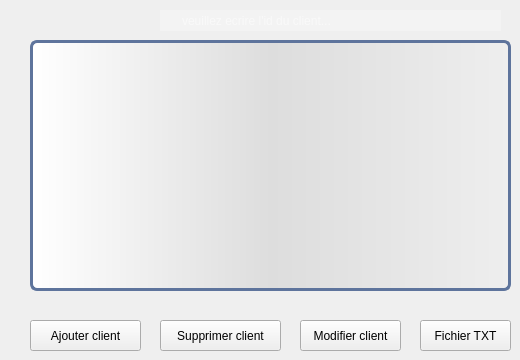
    <widget class="QWidget" name="page_18">
     <widget class="QPushButton" name="modifier_8">
      <property name="geometry">
       <rect>
        <x>300</x>
        <y>320</y>
        <width>101</width>
        <height>31</height>
       </rect>
      </property>
      <property name="text">
       <string>Modifier client</string>
      </property>
     </widget>
     <widget class="QPushButton" name="supprimer_8">
      <property name="geometry">
       <rect>
        <x>160</x>
        <y>320</y>
        <width>121</width>
        <height>31</height>
       </rect>
      </property>
      <property name="text">
       <string>Supprimer client</string>
      </property>
     </widget>
     <widget class="QPushButton" name="ajouter_8">
      <property name="geometry">
       <rect>
        <x>30</x>
        <y>320</y>
        <width>111</width>
        <height>31</height>
       </rect>
      </property>
      <property name="text">
       <string>Ajouter client</string>
      </property>
     </widget>
     <widget class="QLineEdit" name="rechercher_8">
      <property name="geometry">
       <rect>
        <x>160</x>
        <y>10</y>
        <width>341</width>
        <height>21</height>
       </rect>
      </property>
      <property name="styleSheet">
       <string notr="true">QLineEdit {
    background: #f3f3f3;
    background-image: url(:/img/search.png); /* actual size, e.g. 16x16 */
    background-repeat: no-repeat;
    background-position: left;
    color: white;
    font-family: SegoeUI;
    font-size: 12px;
  border-top: 3px transparent;
            border-bottom: 3px transparent;
            border-right: 10px transparent;
            border-left: 10px transparent;
    padding: 2 2 2 20; /* left padding (last number) must be more than the icon's width */
}</string>
      </property>
      <property name="cursorPosition">
       <number>0</number>
      </property>
      <property name="placeholderText">
       <string>veuillez ecrire l'id du client...</string>
      </property>
     </widget>
     <widget class="QTableView" name="tabclient">
      <property name="geometry">
       <rect>
        <x>30</x>
        <y>40</y>
        <width>481</width>
        <height>251</height>
       </rect>
      </property>
      <property name="styleSheet">
       <string notr="true">QTableView {border: 3px solid #5E749C;text-align: top;padding: 4px;border-radius: 7px;border-bottom-left-radius: 7px;background: QLinearGradient( x1: 0, y1: 0, x2: 1, y2: 0,stop: 0 #fff, stop: 1 #eee,stop: 0.5 #ddd,stop: 1 #eee );width: 15px;}
QTableView::item:focus{selection-background-color: yellow;}
QScrollBar:vertical{ width: 20px; background: none; /* only these sort effect about width ...*/}
QScrollBar::handle:vertical{ border: 3px solid #5E749C;text-align: top;padding: 4px;border-radius: 5px; border-bottom-left-radius: 5px;background: QLinearGradient( x1: 0, y1: 0, x2: 1, y2: 0,stop: 0 #fff, stop: 1 #eee,stop: 0.5 #ddd,stop: 1 #eee ); width: 25px; min-height: 20px; max-height: 25px; /*these sort no effect*/ }
QScrollBar::add-page:vertical {border: 3px solid red;text-align: top;padding: 4px;border-radius: 5px; border-bottom-left-radius: 5px;background:  red; /* adding width: xx px; sorting no effect .. why? */}
QScrollBar::sub-page:vertical {border: 3px solid green;text-align: top;padding: 4px;border-radius: 5px; border-bottom-left-radius: 5px;background:  green; /* adding width: xx px; sorting no effect .. why? */ }

</string>
      </property>
     </widget>
     <widget class="QPushButton" name="fichiertxt_client">
      <property name="geometry">
       <rect>
        <x>420</x>
        <y>320</y>
        <width>91</width>
        <height>31</height>
       </rect>
      </property>
      <property name="text">
       <string>Fichier TXT</string>
      </property>
     </widget>
    </widget>
